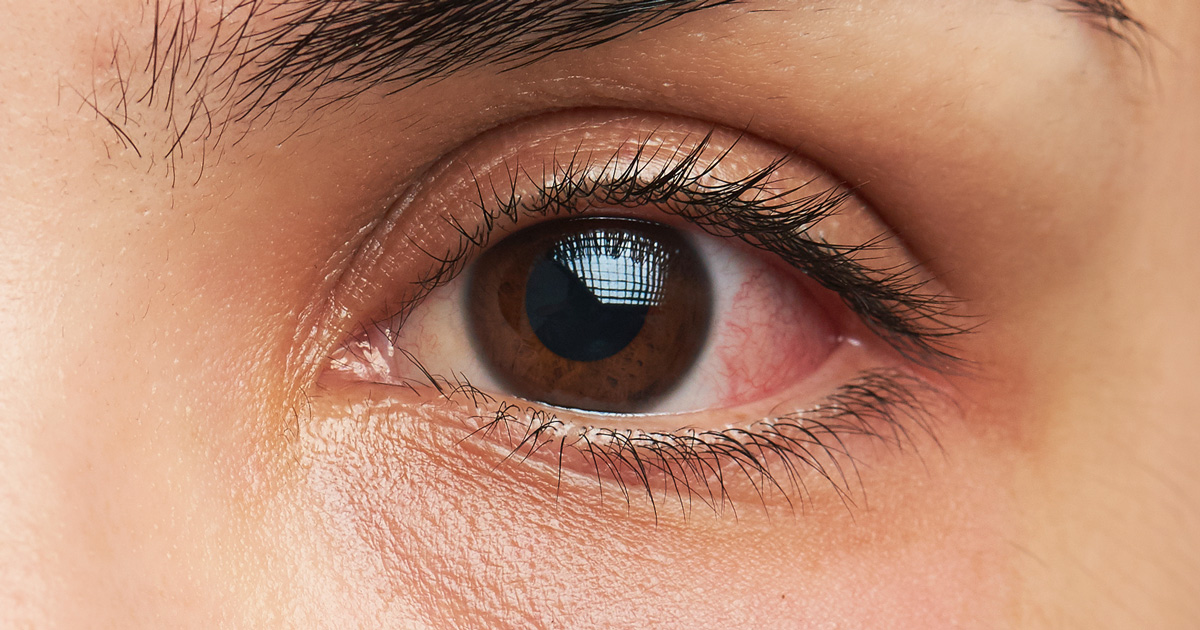
//> input picture data/bigeye0.jpg, 1200 x 630 px
$ ./dominating_example ../data/bigeye0.jpg 3   (built with g++ and OpenCV 4)
//> lines starting //> are read from the running program, lines starting //| are printed output that depends on the picture; after the words box and inside, x2 and y2 are one past the last pixel; in counts of white or black regions, pixels touching at a corner belong together
#include <stdio.h>
#include <opencv2/opencv.hpp>
#include <queue>

using namespace std;

typedef struct t_color_node {
    cv::Mat       mean;       // The mean of this node
    cv::Mat       cov;
    uchar         classid;    // The class ID

    t_color_node  *left;
    t_color_node  *right;
} t_color_node;

cv::Mat get_dominant_palette(std::vector<cv::Vec3b> colors) {
    const int tile_size = 64;
    cv::Mat ret = cv::Mat(tile_size, tile_size*colors.size(), CV_8UC3, cv::Scalar(0));

    for(int i=0;i<colors.size();i++) {
        cv::Rect rect(i*tile_size, 0, tile_size, tile_size);
        cv::rectangle(ret, rect, cv::Scalar(colors[i][0], colors[i][1], colors[i][2]), CV_FILLED);
    }

    return ret;
}

std::vector<t_color_node*> get_leaves(t_color_node *root) {
    std::vector<t_color_node*> ret;
    std::queue<t_color_node*> queue;
    queue.push(root);

    while(queue.size() > 0) {
        t_color_node *current = queue.front();
        queue.pop();

        if(current->left && current->right) {
            queue.push(current->left);
            queue.push(current->right);
            continue;
        }

        ret.push_back(current);
    }

    return ret;
}

std::vector<cv::Vec3b> get_dominant_colors(t_color_node *root) {
    std::vector<t_color_node*> leaves = get_leaves(root);
    std::vector<cv::Vec3b> ret;

    for(int i=0;i<leaves.size();i++) {
        cv::Mat mean = leaves[i]->mean;
        ret.push_back(cv::Vec3b(mean.at<double>(0)*255.0f,
                                mean.at<double>(1)*255.0f,
                                mean.at<double>(2)*255.0f));
    }

    return ret;
}

int get_next_classid(t_color_node *root) {
    int maxid = 0;
    std::queue<t_color_node*> queue;
    queue.push(root);

    while(queue.size() > 0) {
        t_color_node* current = queue.front();
        queue.pop();

        if(current->classid > maxid)
            maxid = current->classid;

        if(current->left != NULL)
            queue.push(current->left);

        if(current->right)
            queue.push(current->right);
    }

    return maxid + 1;
}

void get_class_mean_cov(cv::Mat img, cv::Mat classes, t_color_node *node) {
    const int width = img.cols;
    const int height = img.rows;
    const uchar classid = node->classid;

    cv::Mat mean = cv::Mat(3, 1, CV_64FC1, cv::Scalar(0));
    cv::Mat cov = cv::Mat(3, 3, CV_64FC1, cv::Scalar(0));

    // We start out with the average color
    double pixcount = 0;
    for(int y=0;y<height;y++) {
        cv::Vec3b* ptr = img.ptr<cv::Vec3b>(y);
        uchar* ptrClass = classes.ptr<uchar>(y);
        for(int x=0;x<width;x++) {
            if(ptrClass[x] != classid)
                continue;

            cv::Vec3b color = ptr[x];
            cv::Mat scaled = cv::Mat(3, 1, CV_64FC1, cv::Scalar(0));
            scaled.at<double>(0) = color[0]/255.0f;
            scaled.at<double>(1) = color[1]/255.0f;
            scaled.at<double>(2) = color[2]/255.0f;

            mean += scaled;
            cov = cov + (scaled * scaled.t());

            pixcount++;
        }
    }

    cov = cov - (mean * mean.t()) / pixcount;
    mean = mean / pixcount;

    // The node mean and covariance
    node->mean = mean.clone();
    node->cov = cov.clone();

    return;
}

void partition_class(cv::Mat img, cv::Mat classes, uchar nextid, t_color_node *node) {
    const int width = img.cols;
    const int height = img.rows;
    const int classid = node->classid;

    const uchar newidleft = nextid;
    const uchar newidright = nextid+1;

    cv::Mat mean = node->mean;
    cv::Mat cov = node->cov;
    cv::Mat eigenvalues, eigenvectors;
    cv::eigen(cov, eigenvalues, eigenvectors);

    cv::Mat eig = eigenvectors.row(0);
    cv::Mat comparison_value = eig * mean;

    node->left = new t_color_node();
    node->right = new t_color_node();

    node->left->classid = newidleft;
    node->right->classid = newidright;

    // We start out with the average color
    for(int y=0;y<height;y++) {
        cv::Vec3b* ptr = img.ptr<cv::Vec3b>(y);
        uchar* ptrClass = classes.ptr<uchar>(y);
        for(int x=0;x<width;x++) {
            if(ptrClass[x] != classid)
                continue;

            cv::Vec3b color = ptr[x];
            cv::Mat scaled = cv::Mat(3, 1,
                                  CV_64FC1,
                                  cv::Scalar(0));

            scaled.at<double>(0) = color[0]/255.0f;
            scaled.at<double>(1) = color[1]/255.0f;
            scaled.at<double>(2) = color[2]/255.0f;

            cv::Mat this_value = eig * scaled;

            if(this_value.at<double>(0, 0) <= comparison_value.at<double>(0, 0)) {
                ptrClass[x] = newidleft;
            } else {
                ptrClass[x] = newidright;
            }
        }
    }
    return;
}

cv::Mat get_quantized_image(cv::Mat classes, t_color_node *root) {
    std::vector<t_color_node*> leaves = get_leaves(root);

    const int height = classes.rows;
    const int width = classes.cols;
    cv::Mat ret(height, width, CV_8UC3, cv::Scalar(0));

    for(int y=0;y<height;y++) {
        uchar *ptrClass = classes.ptr<uchar>(y);
        cv::Vec3b *ptr = ret.ptr<cv::Vec3b>(y);
        for(int x=0;x<width;x++) {
            uchar pixel_class = ptrClass[x];
            for(int i=0;i<leaves.size();i++) {
                if(leaves[i]->classid == pixel_class) {
                    ptr[x] = cv::Vec3b(leaves[i]->mean.at<double>(0)*255,
                                       leaves[i]->mean.at<double>(1)*255,
                                       leaves[i]->mean.at<double>(2)*255);
                }
            }
        }
    }

    return ret;
}

cv::Mat get_viewable_image(cv::Mat classes) {
    const int height = classes.rows;
    const int width = classes.cols;

    const int max_color_count = 12;
    cv::Vec3b *palette = new cv::Vec3b[max_color_count];
    palette[0]  = cv::Vec3b(  0,   0,   0);
    palette[1]  = cv::Vec3b(255,   0,   0);
    palette[2]  = cv::Vec3b(  0, 255,   0);
    palette[3]  = cv::Vec3b(  0,   0, 255);
    palette[4]  = cv::Vec3b(255, 255,   0);
    palette[5]  = cv::Vec3b(  0, 255, 255);
    palette[6]  = cv::Vec3b(255,   0, 255);
    palette[7]  = cv::Vec3b(128, 128, 128);
    palette[8]  = cv::Vec3b(128, 255, 128);
    palette[9]  = cv::Vec3b( 32,  32,  32);
    palette[10] = cv::Vec3b(255, 128, 128);
    palette[11] = cv::Vec3b(128, 128, 255);

    cv::Mat ret = cv::Mat(height, width, CV_8UC3, cv::Scalar(0, 0, 0));
    for(int y=0;y<height;y++) {
        cv::Vec3b *ptr = ret.ptr<cv::Vec3b>(y);
        uchar *ptrClass = classes.ptr<uchar>(y);
        for(int x=0;x<width;x++) {
            int color = ptrClass[x];
            if(color >= max_color_count) {
                printf("You should increase the number of predefined colors!\n");
                continue;
            }
            ptr[x] = palette[color];
        }
    }

    return ret;
}

t_color_node* get_max_eigenvalue_node(t_color_node *current) {
    double max_eigen = -1;
    cv::Mat eigenvalues, eigenvectors;

    std::queue<t_color_node*> queue;
    queue.push(current);

    t_color_node *ret = current;
    if(!current->left && !current->right)
        return current;

    while(queue.size() > 0) {
        t_color_node *node = queue.front();
        queue.pop();

        if(node->left && node->right) {
            queue.push(node->left);
            queue.push(node->right);
            continue;
        }

        cv::eigen(node->cov, eigenvalues, eigenvectors);
        double val = eigenvalues.at<double>(0);
        if(val > max_eigen) {
            max_eigen = val;
            ret = node;
        }
    }

    return ret;
}

std::vector<cv::Vec3b> find_dominant_colors(cv::Mat img, int count) {
    const int width = img.cols;
    const int height = img.rows;

    cv::Mat classes = cv::Mat(height, width, CV_8UC1, cv::Scalar(1));
    t_color_node *root = new t_color_node();

    root->classid = 1;
    root->left = NULL;
    root->right = NULL;

    t_color_node *next = root;
    get_class_mean_cov(img, classes, root);
    for(int i=0;i<count-1;i++) {
        next = get_max_eigenvalue_node(root);
        partition_class(img, classes, get_next_classid(root), next);
        get_class_mean_cov(img, classes, next->left);
        get_class_mean_cov(img, classes, next->right);
    }

    std::vector<cv::Vec3b> colors = get_dominant_colors(root);

    cv::Mat quantized = get_quantized_image(classes, root);
    cv::Mat viewable = get_viewable_image(classes);
    cv::Mat dom = get_dominant_palette(colors);

    cv::imwrite("./classification.png", viewable);
    cv::imwrite("./quantized.png", quantized);
    cv::imwrite("./palette.png", dom);

    return colors;
}

int main(int argc, char* argv[]) {
    if(argc<3) {
        printf("Usage: %s <image> <count>\n", argv[0]);
        return 0;
    }

    // Load the file
    char* filename = argv[1];
    cv::Mat matImage = cv::imread(filename);
//> matImage is the input picture: 630 rows x 1200 cols, CV_8UC3; mean B, G, R 110.8, 134.7, 183.3

    if(!matImage.data) {
        printf("Unable to open the file: %s\n", filename);
        return 1;
    }

    int count = atoi(argv[2]);
    if(count<=0 || count>255) {
        printf("The color count needs to be between 1-255. You picked: %d\n", count);
        return 2;
    }

    std::vector<cv::Vec3b> colors = find_dominant_colors(matImage, count);
//> in get_class_mean_cov, `const uchar classid = node->classid;`: classid = 1
//> the loop in get_class_mean_cov, `for(int y=0;y<height;y++)` made 630 passes
//> pixcount on passes 1 to 3: 1200, 2400, 3600
//> after the loop in get_class_mean_cov, `for(int y=0;y<height;y++)`: mean = [328389.3, 399471, 543376.6]; cov = [[170021.8, 203462.5, 265956.8], [203462.5, 244920.5, 322074.1], [265956.8, 322074.1, 429986.6]]; pixcount = 756000
//> in get_class_mean_cov, `cov = cov - (mean * mean.t()) / pixcount;`: cov = [[27376.9, 29941.3, 29926.3], [29941.3, 33839.7, 34953.5], [29926.3, 34953.5, 39433.6]]
//> in get_class_mean_cov, `mean = mean / pixcount;`: mean = [0.434, 0.528, 0.719]
//> in get_class_mean_cov, `node->cov = cov.clone();`: node->cov has the same summary as cov
//> the loop in find_dominant_colors, `for(int i=0;i<count-1;i++)` made 2 passes
//> (classid in partition_class, newidleft in partition_class, newidright in partition_class, mean in partition_class, eigenvalues in partition_class, eig in partition_class, comparison_value in partition_class, classid in get_class_mean_cov) on passes 1 to 2: (1, 2, 3, [0.434, 0.528, 0.719], [97300.5, 3133.8, 215.9], [0.518, 0.587, 0.622], [0.982], 2), (2, 4, 5, [0.238, 0.305, 0.496], [21331.9, 746.3, 75.12], [0.384, 0.506, 0.772], [0.629], 4)
//> pass 1, in find_dominant_colors, `partition_class(img, classes, get_next_classid(root), next);`:
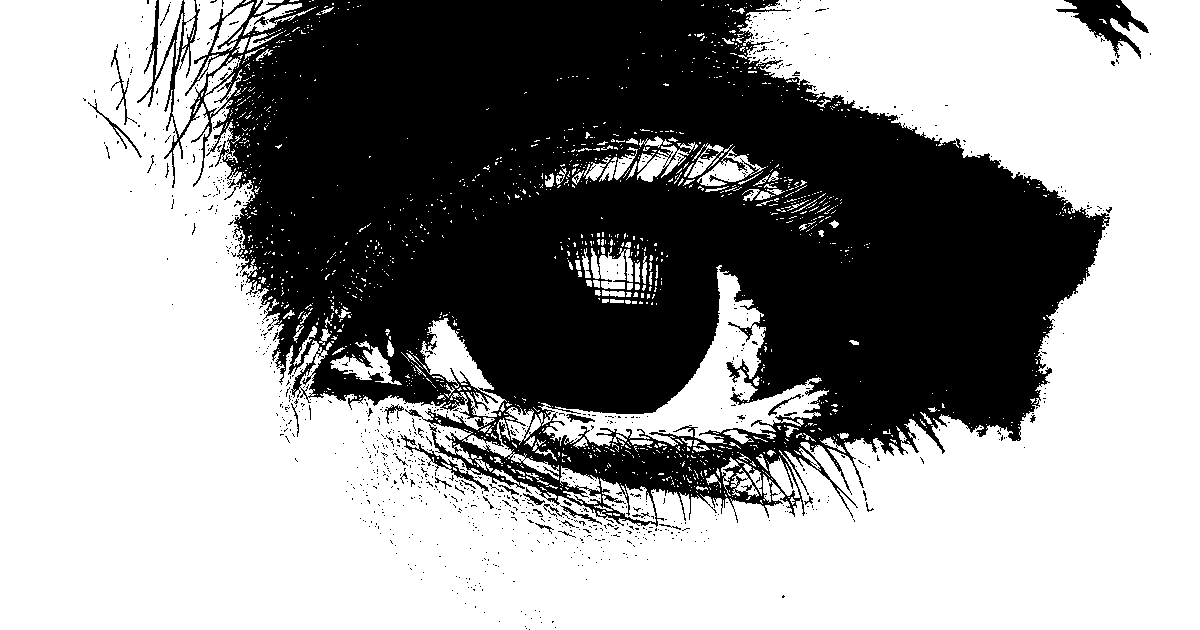
//> classes: 630 rows x 1200 cols, CV_8UC1; values 2 (black) and 3 (white), 60.2% white; 1004 black regions (965 under 20 px), largest, box (x1, y1, x2, y2) and area: (137, 0, 1110, 527) 294141, (1056, 0, 1149, 59) 2003, (400, 434, 489, 492) 515
//> pass 2, in find_dominant_colors, `partition_class(img, classes, get_next_classid(root), next);`:
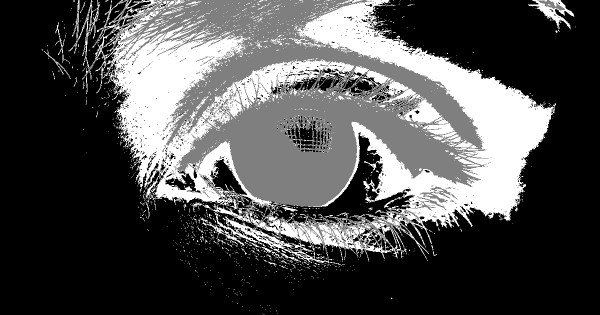
//> classes: 630 rows x 1200 cols, CV_8UC1 (shown at 1/2 size); min 3, max 5, mean 3.62; drawn with min black and max white
//> in get_leaves, `queue.push(root);`: queue = 1 item
//> the loop in get_leaves, `while(queue.size() > 0)` made 5 passes
//> in get_dominant_colors, `std::vector<t_color_node*> leaves = get_leaves(root);`: leaves = 3 items
//> the loop in get_dominant_colors, `for(int i=0;i<leaves.size();i++)` made 3 passes
//> mean on passes 1 to 3: [0.565, 0.676, 0.866], [0.139, 0.175, 0.299], [0.318, 0.41, 0.655]
//> in find_dominant_colors, `std::vector<cv::Vec3b> colors = get_dominant_colors(root);`: colors = 3 items: [143, 172, 220], [35, 44, 76], [81, 104, 167]
//> the loop in get_leaves (call 2), `while(queue.size() > 0)` made 5 passes
//> in get_quantized_image, `std::vector<t_color_node*> leaves = get_leaves(root);`: leaves = 3 items
//> after the loop in get_quantized_image, `for(int y=0;y<height;y++)`:
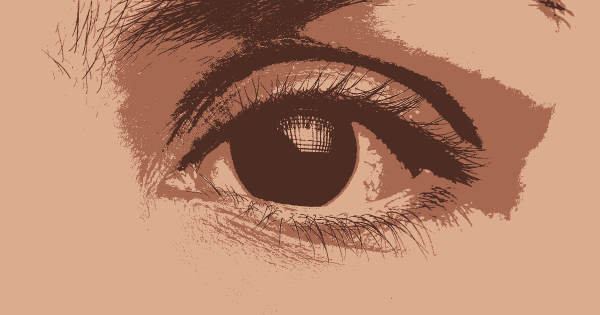
//> ret: 630 rows x 1200 cols, CV_8UC3 (shown at 1/2 size); mean B, G, R 110.1, 134.2, 182.7
//> after the loop in get_viewable_image, `for(int y=0;y<height;y++)`:
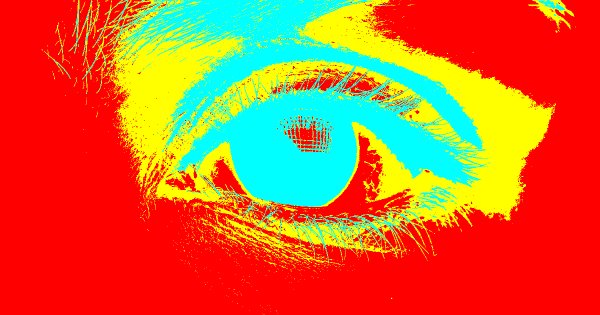
//> ret: 630 rows x 1200 cols, CV_8UC3 (shown at 1/2 size); mean B, G, R 45.4, 101.6, 209.6
//> the loop in get_dominant_palette, `for(int i=0;i<colors.size();i++)` made 3 passes
//> after the loop in get_dominant_palette, `for(int i=0;i<colors.size();i++)`:
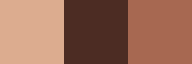
//> ret: 64 rows x 192 cols, CV_8UC3; mean B, G, R 86.3, 106.7, 154.3

    return 0;
}

$ run again, on data/skin0.jpg
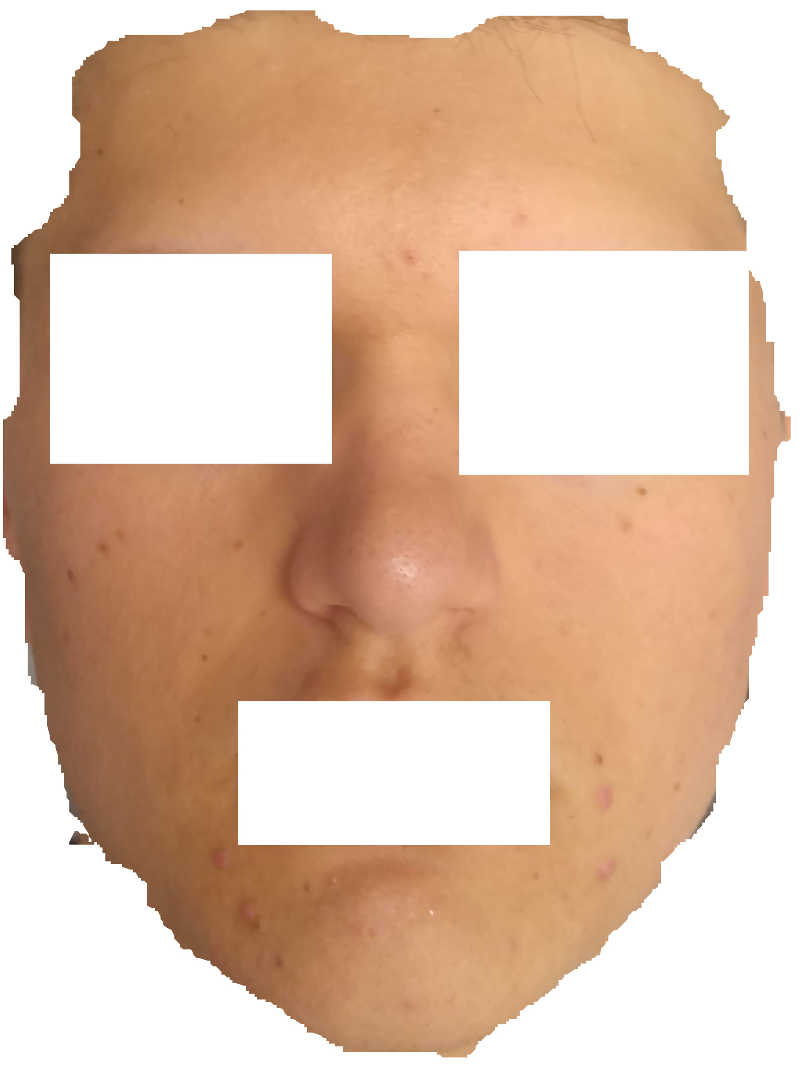
//> input picture data/skin0.jpg, 800 x 1069 px
//> matImage is the input picture: 1069 rows x 800 cols, CV_8UC3; mean B, G, R 168.2, 190.8, 222.4
//> classid = 1
//> the loop in get_class_mean_cov, `for(int y=0;y<height;y++)` made 1069 passes
//> pixcount on passes 1 to 3: 800, 1600, 2400
//> after the loop in get_class_mean_cov, `for(int y=0;y<height;y++)`: mean = [564149.8, 639749, 745960.2]; cov = [[450964.5, 482208.2, 525272.5], [482208.2, 525468.4, 585028.7], [525272.5, 585028.7, 668031.2]]; pixcount = 855200
//> in get_class_mean_cov, `cov = cov - (mean * mean.t()) / pixcount;`: cov = [[78811.8, 60184.9, 33184.9], [60184.9, 46891.6, 26998.7], [33184.9, 26998.7, 17356.9]]
//> in get_class_mean_cov, `mean = mean / pixcount;`: mean = [0.66, 0.748, 0.872]
//> in get_class_mean_cov, `node->cov = cov.clone();`: node->cov has the same summary as cov
//> the loop in find_dominant_colors, `for(int i=0;i<count-1;i++)` made 2 passes
//> (classid in partition_class, newidleft in partition_class, newidright in partition_class, mean in partition_class, eigenvalues in partition_class, eig in partition_class, comparison_value in partition_class, classid in get_class_mean_cov) on passes 1 to 2: (1, 2, 3, [0.66, 0.748, 0.872], [140026.4, 2956.6, 77.26], [0.747, 0.578, 0.329], [1.21], 2), (2, 4, 5, [0.404, 0.559, 0.776], [17709.3, 343.5, 74.67], [0.515, 0.593, 0.619], [1.02], 4)
//> pass 1, in find_dominant_colors, `partition_class(img, classes, get_next_classid(root), next);`:
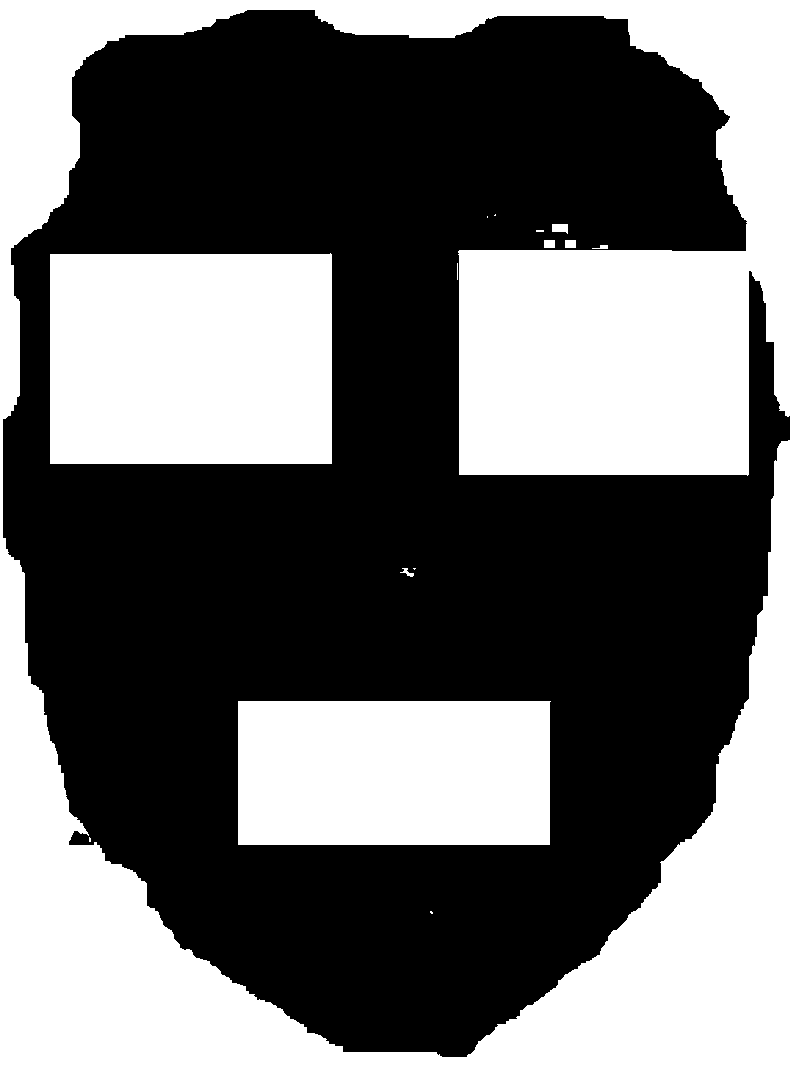
//> classes: 1069 rows x 800 cols, CV_8UC1; values 2 (black) and 3 (white), 43.1% white; 15 white regions (7 under 20 px), largest, box (x1, y1, x2, y2) and area: (0, 0, 800, 1069) 264061, (50, 253, 332, 464) 59221, (238, 701, 551, 845) 44929
//> queue = 1 item
//> the loop in get_leaves, `while(queue.size() > 0)` made 5 passes
//> in get_dominant_colors, `std::vector<t_color_node*> leaves = get_leaves(root);`: leaves = 3 items
//> the loop in get_dominant_colors, `for(int i=0;i<leaves.size();i++)` made 3 passes
//> mean on passes 1 to 3: [0.997, 0.998, 0.999], [0.3, 0.44, 0.656], [0.479, 0.644, 0.863]
//> in find_dominant_colors, `std::vector<cv::Vec3b> colors = get_dominant_colors(root);`: colors = 3 items: [254, 254, 254], [76, 112, 167], [122, 164, 220]
//> the loop in get_leaves (call 2), `while(queue.size() > 0)` made 5 passes
//> in get_quantized_image, `std::vector<t_color_node*> leaves = get_leaves(root);`: leaves = 3 items
//> the loop in get_dominant_palette, `for(int i=0;i<colors.size();i++)` made 3 passes
//> after the loop in get_dominant_palette, `for(int i=0;i<colors.size();i++)`:
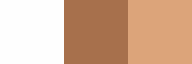
//> ret: 64 rows x 192 cols, CV_8UC3; mean B, G, R 150.7, 176.7, 213.7
